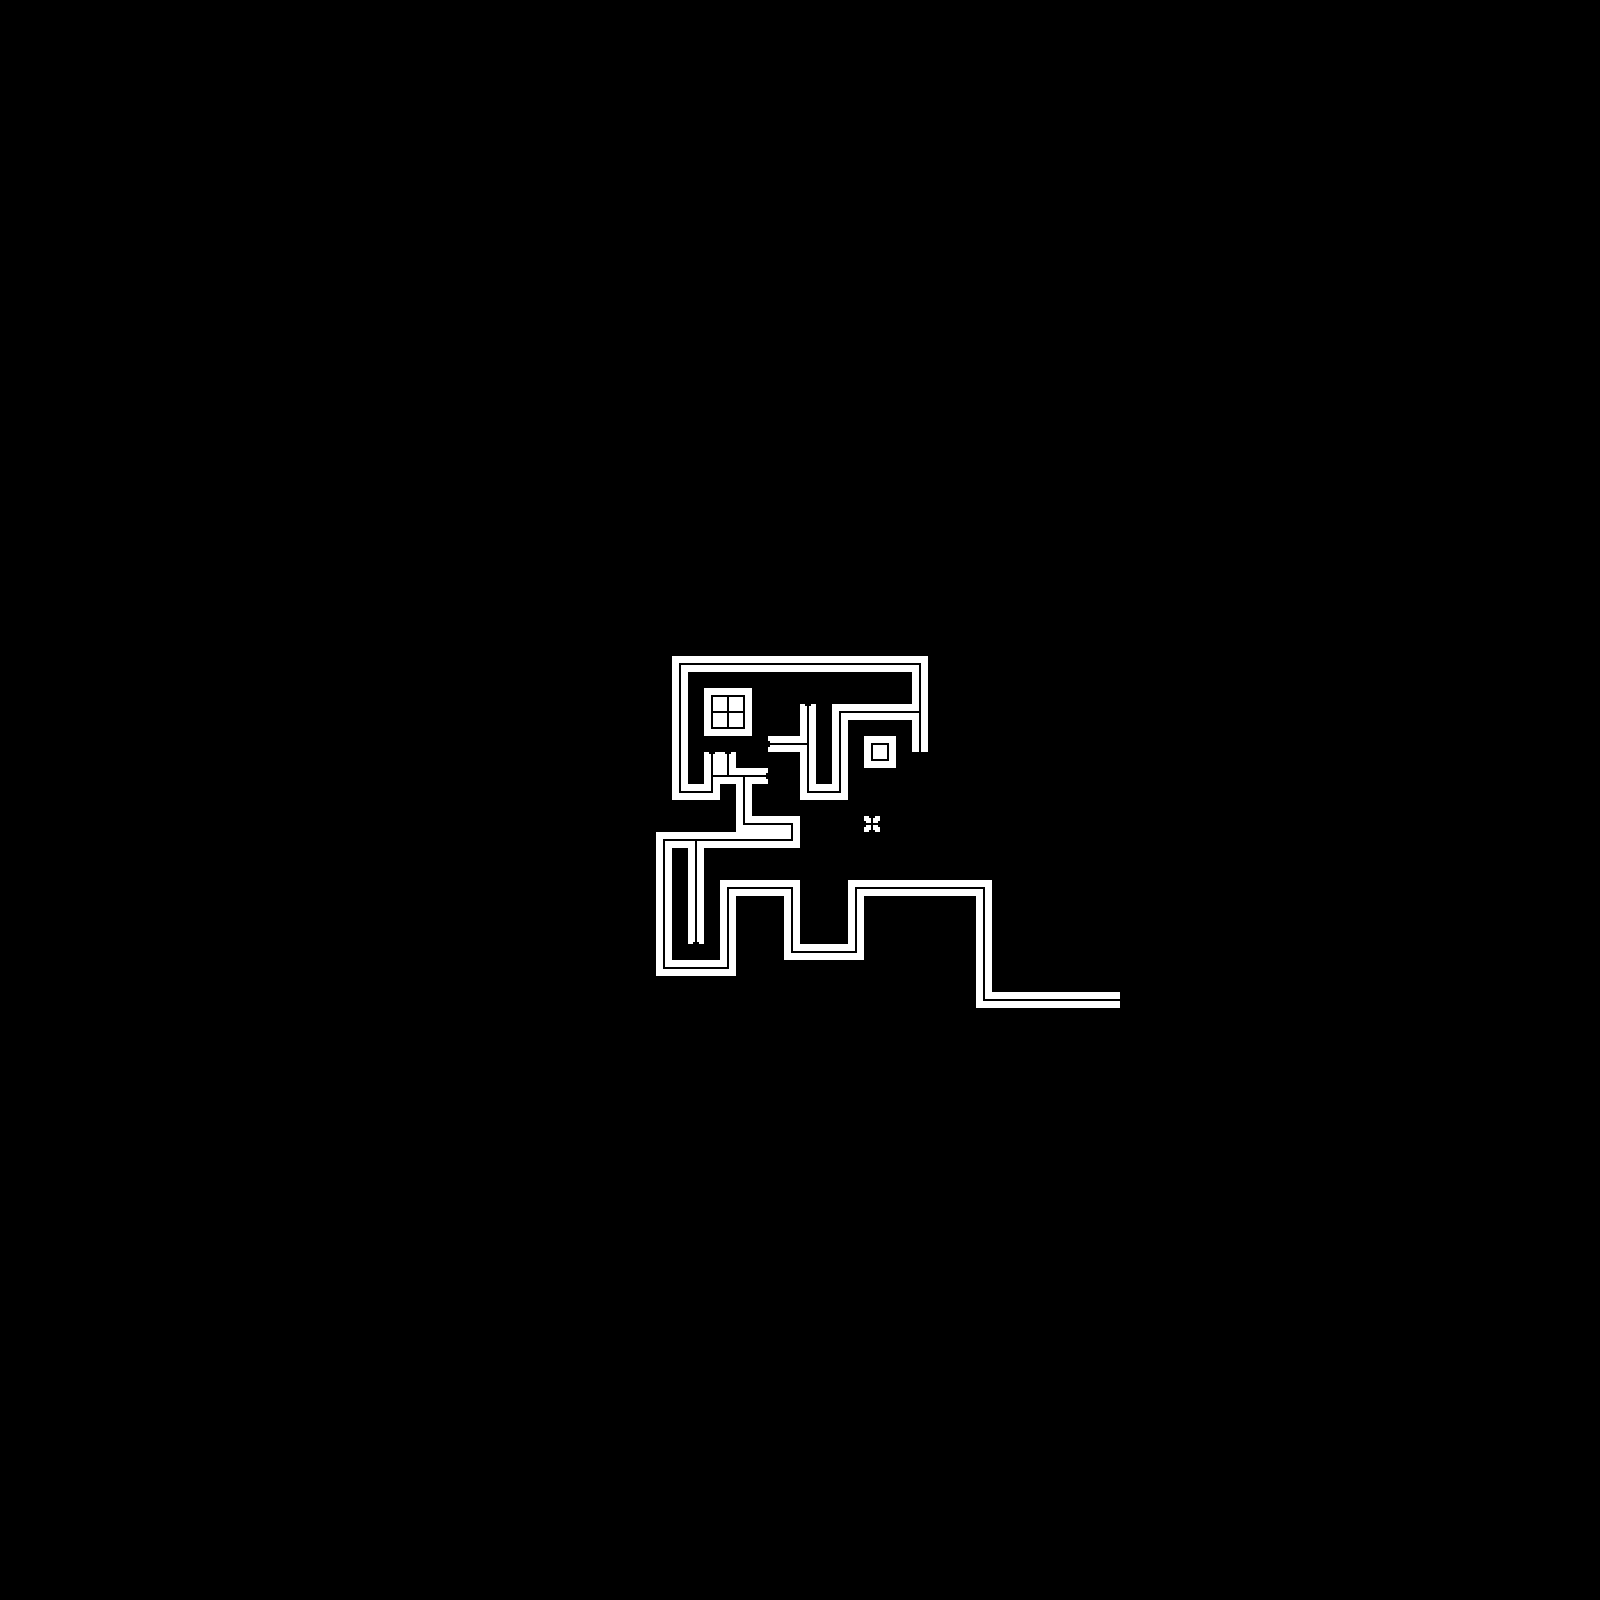

The image is a tile-based game level rendered from a .tmx file. Its description and source (layers, tilesets, objects; grid data summarised) follow:
An orthogonal 100x100 tile map with 16x16 px tiles, 1 tile layer (Map), 1 hidden layer not drawn and 6 objects (5x Waypoint, Enemy1).

<map version="1.0" orientation="orthogonal" renderorder="right-down" width="100" height="100" tilewidth="16" tileheight="16" nextobjectid="34">
 <tileset firstgid="1" name="Tilesheet" tilewidth="16" tileheight="16" tilecount="256" columns="16">
  <image source="../Sprites/Tilesheet.png" width="256" height="256" />
  <tile id="0">
   <properties>
    <property name="Name" value="StraightWall" />
    <property name="Rotation" value="0" />
   </properties>
  </tile>
  <tile id="1">
   <properties>
    <property name="Name" value="StraightWall" />
    <property name="Rotation" value="90" />
   </properties>
  </tile>
  <tile id="2">
   <properties>
    <property name="Name" value="Floor" />
   </properties>
  </tile>
  <tile id="5">
   <properties>
    <property name="Enemy" value="10" />
    <property name="Height" value="2" />
    <property name="Name" value="Enemy1" />
   </properties>
  </tile>
  <tile id="16">
   <properties>
    <property name="Name" value="StraightEndWall" />
    <property name="Rotation" value="0" />
   </properties>
  </tile>
  <tile id="17">
   <properties>
    <property name="Name" value="StraightEndWall" />
    <property name="Rotation" value="180" />
   </properties>
  </tile>
  <tile id="32">
   <properties>
    <property name="Name" value="StraightEndWall" />
    <property name="Rotation" value="270" />
   </properties>
  </tile>
  <tile id="33">
   <properties>
    <property name="Name" value="StraightEndWall" />
    <property name="Rotation" value="90" />
   </properties>
  </tile>
  <tile id="48">
   <properties>
    <property name="Name" value="CornerWall" />
    <property name="Rotation" value="90" />
   </properties>
  </tile>
  <tile id="49">
   <properties>
    <property name="Name" value="CornerWall" />
    <property name="Rotation" value="180" />
   </properties>
  </tile>
  <tile id="64">
   <properties>
    <property name="Name" value="CornerWall" />
    <property name="Rotation" value="0" />
   </properties>
  </tile>
  <tile id="65">
   <properties>
    <property name="Name" value="CornerWall" />
    <property name="Rotation" value="270" />
   </properties>
  </tile>
  <tile id="80">
   <properties>
    <property name="Name" value="PlusWall" />
   </properties>
  </tile>
  <tile id="81">
   <properties>
    <property name="Name" value="PlusEndWall" />
   </properties>
  </tile>
  <tile id="96">
   <properties>
    <property name="Name" value="TWall" />
    <property name="Rotation" value="0" />
   </properties>
  </tile>
  <tile id="97">
   <properties>
    <property name="Name" value="TWall" />
    <property name="Rotation" value="180" />
   </properties>
  </tile>
  <tile id="112">
   <properties>
    <property name="Name" value="TWall" />
    <property name="Rotation" value="270" />
   </properties>
  </tile>
  <tile id="113">
   <properties>
    <property name="Name" value="TWall" />
    <property name="Rotation" value="90" />
   </properties>
  </tile>
 </tileset>
 <layer name="Map" width="100" height="100">
  <properties>
   <property name="Combine" value="true" />
   <property name="Height" value="0" />
   <property name="Layer" value="Baked Lighting" />
   <property name="Static" value="true" />
  </properties>
  <data>[10000 cells, 147 non-empty, 16 distinct tile ids]</data>
 </layer>
 <layer name="Floor" width="100" height="100" visible="0">
  <properties>
   <property name="Height" value="0" />
   <property name="Layer" value="Baked Lighting" />
   <property name="Static" value="true" />
  </properties>
  <data>[10000 cells, 1 non-empty, 1 distinct tile ids]</data>
 </layer>
 <objectgroup name="Enemies">
  <object id="33" name="Enemy1" gid="6" x="865.818" y="801.455" width="16" height="16">
   <properties>
    <property name="Destination" type="int" value="1" />
   </properties>
  </object>
 </objectgroup>
 <objectgroup name="Waypoints">
  <object id="28" name="Waypoint" gid="5" x="831.091" y="818.909" width="16" height="16">
   <properties>
    <property name="ID" type="int" value="1" />
    <property name="NextID" type="int" value="2" />
    <property name="PreviousID" type="int" value="0" />
   </properties>
  </object>
  <object id="29" name="Waypoint" gid="5" x="772.182" y="812" width="16" height="16">
   <properties>
    <property name="ID" type="int" value="2" />
    <property name="NextID" type="int" value="3" />
    <property name="PreviousID" type="int" value="1" />
   </properties>
  </object>
  <object id="30" name="Waypoint" gid="5" x="773.636" y="768.727" width="16" height="16">
   <properties>
    <property name="ID" type="int" value="3" />
    <property name="NextID" type="int" value="4" />
    <property name="PreviousID" type="int" value="2" />
   </properties>
  </object>
  <object id="31" name="Waypoint" gid="5" x="748.364" y="764.545" width="16" height="16">
   <properties>
    <property name="ID" type="int" value="4" />
    <property name="NextID" type="int" value="5" />
    <property name="PreviousID" type="int" value="3" />
   </properties>
  </object>
  <object id="32" name="Waypoint" gid="5" x="762.545" y="716" width="16" height="16">
   <properties>
    <property name="ID" type="int" value="5" />
    <property name="NextID" type="int" value="0" />
    <property name="PreviousID" type="int" value="4" />
   </properties>
  </object>
 </objectgroup>
</map>
